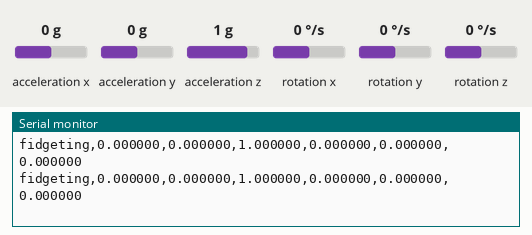
Recording of a sketch running on a simulated Arduino Uno, built with avr-gcc and run on an emulated ATmega328P. On the bench: the last lines printed to the serial monitor. Inputs (shaded band) come from the test bench; at power-on: acceleration x 0 g, acceleration y 0 g, acceleration z 1 g, rotation x 0 °/s, rotation y 0 °/s, rotation z 0 °/s.

Above: at 3.2 s.
3.3 s: acceleration x set to -1.4 g
At 4.4 s:
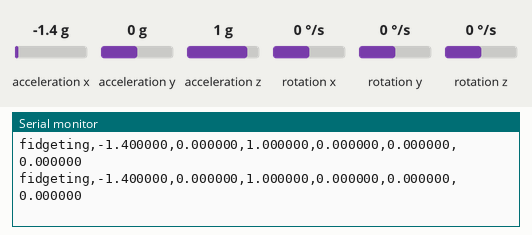
4.8 s: acceleration y set to -1.4 g
At 5.6 s:
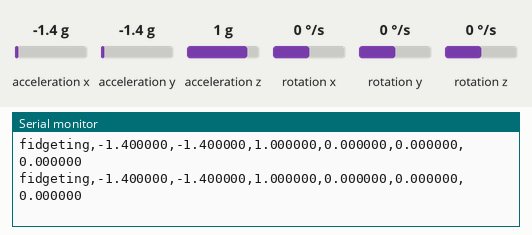
6.3 s: acceleration z set to -1.4 g
At 7.3 s:
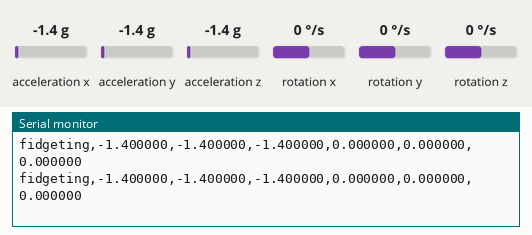
7.8 s: rotation x set to -192 °/s
At 8.9 s:
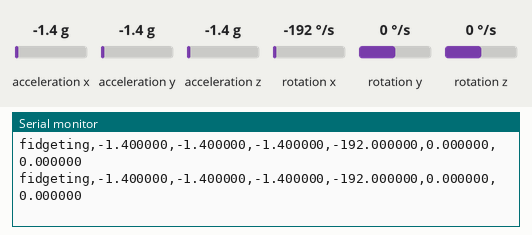
9.3 s: rotation y set to -192 °/s
At 9.9 s:
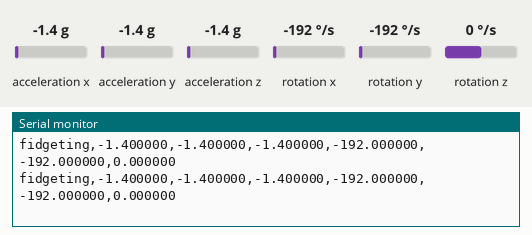

Measured:
- after the input at 3.3 s, the serial monitor: prints a new line at once (image 1)
- after the input at 4.8 s, the serial monitor: prints a new line at once (image 2)
- after the input at 6.3 s, the serial monitor: prints a new line at once (image 3)
- after the input at 7.8 s, the serial monitor: prints a new line at once (image 4)
- after the input at 9.3 s, the serial monitor: prints a new line at once (image 5)

The sketch:

ML_data_collection.ino
```cpp
#include <Wire.h>
#include <LSM6DS3.h>

LSM6DS3 imu(I2C_MODE, 0x6A);

const char* LABEL = "fidgeting";
const unsigned long SAMPLE_PERIOD_MS = 20;      // 50 Hz
const unsigned long RECORD_DURATION_MS = 60000; // 1 minute

unsigned long lastSampleTime = 0;
unsigned long startTime = 0;
bool recording = true;

void setup() {
  Serial.begin(115200);
  delay(2000);

  if (imu.begin() != 0) {
    while (1);
  }

  startTime = millis();

  Serial.println("label,ax,ay,az,gx,gy,gz");   // CSV header
}

void loop() {
  if (!recording) {
    return;  // Stop everything after recording ends
  }

  unsigned long currentTime = millis();

  // Stop after 3 minutes
  if (currentTime - startTime >= RECORD_DURATION_MS) {
    recording = false;
    Serial.println("END_OF_RECORDING");
    while (1);   // Halt program
  }

  // Maintain fixed sample rate
  if (currentTime - lastSampleTime >= SAMPLE_PERIOD_MS) {
    lastSampleTime = currentTime;

    float ax = imu.readFloatAccelX();
    float ay = imu.readFloatAccelY();
    float az = imu.readFloatAccelZ();

    float gx = imu.readFloatGyroX();
    float gy = imu.readFloatGyroY();
    float gz = imu.readFloatGyroZ();

    Serial.print(LABEL); Serial.print(",");
    Serial.print(ax, 6); Serial.print(",");
    Serial.print(ay, 6); Serial.print(",");
    Serial.print(az, 6); Serial.print(",");
    Serial.print(gx, 6); Serial.print(",");
    Serial.print(gy, 6); Serial.print(",");
    Serial.println(gz, 6);
  }
}
```
